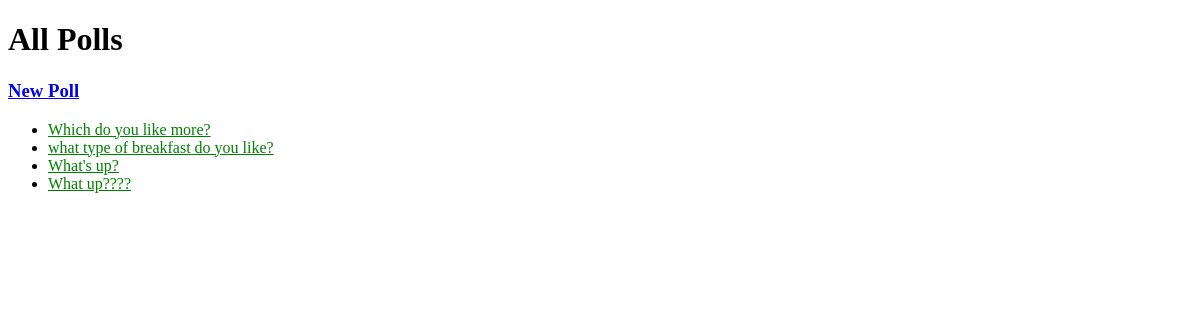
Before: /polls/ with the older database file.
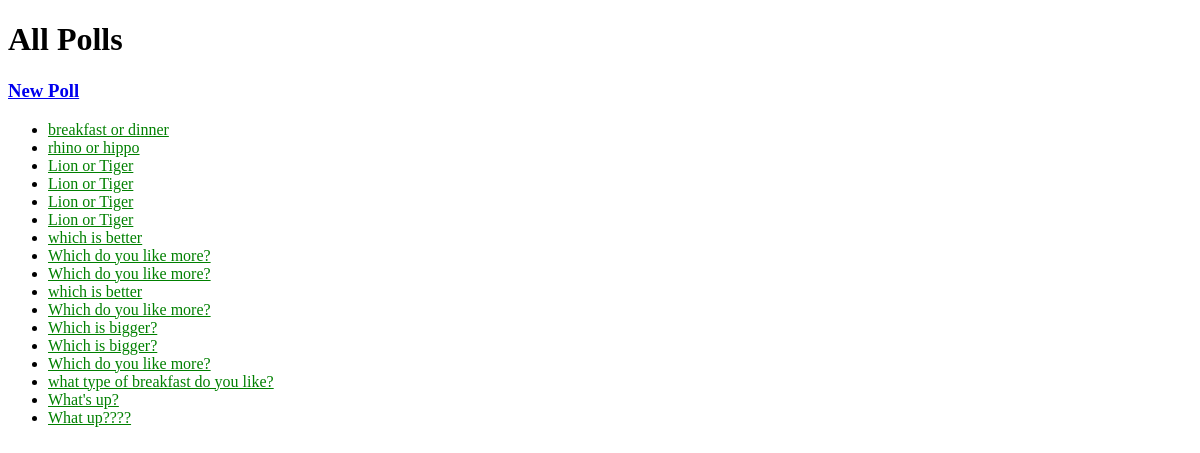
After: the same page with the newer database file.
### polls/models.py (models this page shows, shortened)
class Question(models.Model):
    question_text = models.CharField(max_length=200)
    pub_date = models.DateTimeField('date published')

### polls/views.py (the view)
# urls.py: path('', views.IndexView.as_view(), name='index'),
class IndexView(generic.ListView):
    template_name = 'polls/index.html'
    context_object_name = 'latest_question_list'
    def get_queryset(self):
        return Question.objects.order_by('-pub_date')

### polls/templates/polls/index.html (shortened to what this page needs)
<!DOCTYPE html>
<html lang="en">
<head>
    {% load static %}
    <link rel="stylesheet" type="text/css" href="{% static 'polls/style.css' %}">
</head>
<body>
    <h1>All Polls</h1>
    <h3><a href="{% url 'polls:new' %}">New Poll</a></h5>
    {% if latest_question_list %}
        <ul>
        {% for question in latest_question_list %}
            <li><a href="{% url 'polls:detail' question.id %}">{{ question.question_text }}</a></li>
        {% endfor %}
        </ul>
    {% else %}
        <p>No polls are available.</p>
    {% endif %}
</body>
</html>

### polls/static/polls/style.css (style rules this page uses)
li a { color: green; }

Changed rows visible on the page:
added Question: question_text "breakfast or dinner"
added Question: question_text "rhino or hippo"
added Question: question_text "Lion or Tiger"
added Question: question_text "Lion or Tiger"
added Question: question_text "Lion or Tiger"
added Question: question_text "Lion or Tiger"
added Question: question_text "which is better"
added Question: question_text "Which do you like more?"
added Question: question_text "Which do you like more?"
added Question: question_text "which is better"
added Question: question_text "Which do you like more?"
added Question: question_text "Which is bigger?"
added Question: question_text "Which is bigger?"
